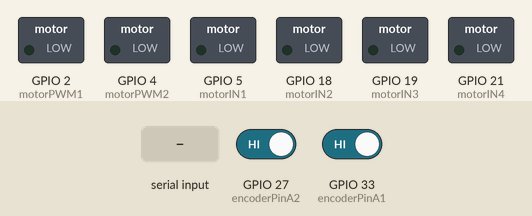
The sketch below on a simulated ESP32. Shown: switched loads named in the sketch (green lamp = pin HIGH). Inputs (shaded band) come from the test bench; at power-on: GPIO 27 (encoderPinA2) HIGH, GPIO 33 (encoderPinA1) HIGH. Nothing arrives over Bluetooth unless stated.

Above: at 1.2 s.
1.3 s: "encodeur 1 : \n" received over the second serial link
At 2.5 s:
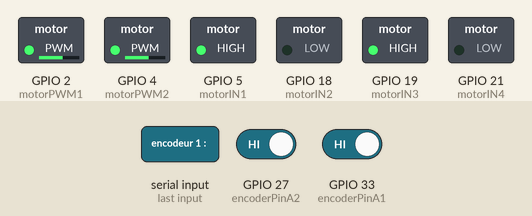
2.8 s: "encodeur 2 : \n" received over the second serial link
At 3.8 s:
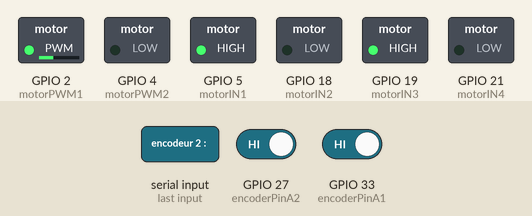
4.3 s: "3" received over the second serial link
At 4.8 s:
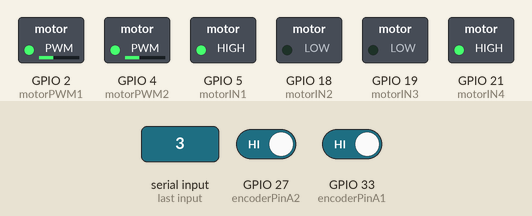
5.8 s: "4" received over the second serial link
At 7.0 s:
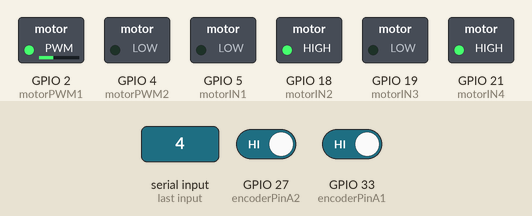
7.3 s: "5" received over the second serial link
At 8.3 s:
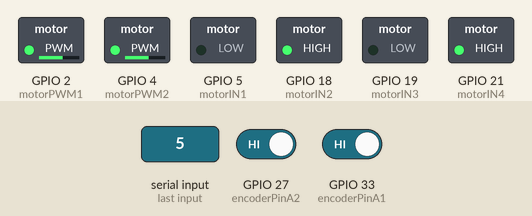
8.8 s: "6" received over the second serial link
At 9.5 s:
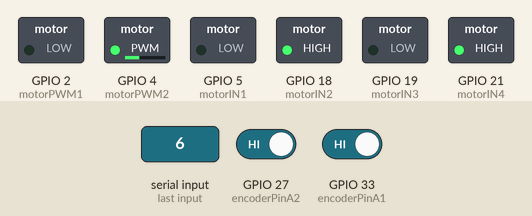
Timing chart, 0 to 11.3 s (numbered marks = the images above; inputs shaded):
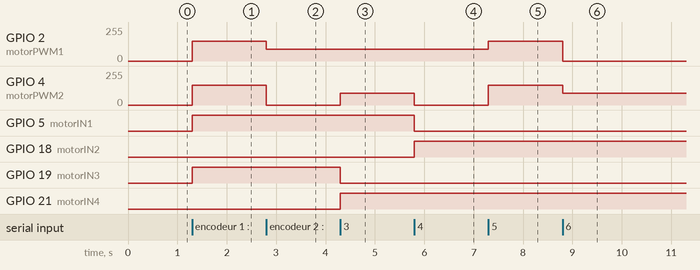

The sketch:

PAMI_V2.ino
```cpp
#include <Arduino.h>

#include "BluetoothSerial.h"
#if !defined(CONFIG_BT_ENABLED) || !defined(CONFIG_BLUEDROID_ENABLED)
#error Bluetooth is not enabled! Please run `make menuconfig` to and enable it
#endif
BluetoothSerial SerialBT;


// Broches du L298N
const int motorPWM1 = 2;
const int motorPWM2 = 4;
const int motorIN1 = 5;
const int motorIN2 = 18;
const int motorIN3 = 19;
const int motorIN4 = 21;

// Broches des encodeurs
const int encoderPinA1 = 33;
const int encoderPinB1 = 25;
const int encoderPinB2 = 26;
const int encoderPinA2 = 27;

volatile long encoderCount1 = 0;
volatile long encoderCount2 = 0;
int dif = 0;
int a = 0;
int corr = 0.05;
int vit = 150;
int vit2 = 90;

void setup() {
  pinMode(motorPWM1, OUTPUT);
  pinMode(motorPWM2, OUTPUT);
  pinMode(motorIN1, OUTPUT);
  pinMode(motorIN2, OUTPUT);
  pinMode(motorIN3, OUTPUT);
  pinMode(motorIN4, OUTPUT);

  pinMode(encoderPinA1, INPUT);
  pinMode(encoderPinA2, INPUT);
  pinMode(encoderPinB1, INPUT);
  pinMode(encoderPinB2, INPUT);

  attachInterrupt(digitalPinToInterrupt(encoderPinA1), updateEncoder1, RISING);
  attachInterrupt(digitalPinToInterrupt(encoderPinA2), updateEncoder2, RISING);

  // Serial.begin(9600);

  encoderCount1 = 0;
  encoderCount2 = 0;

  SerialBT.begin("PAMI 1"); //Bluetooth device name
  // Serial.println("The device started, now you can pair it with bluetooth!");
}

void loop() {
  // for (int i = 0; i < 15; i++) {
  //   Serial.println(); // Envoyer plusieurs retours à la ligne
  // }
  // Serial.print("encodeur 1 : ");
  // Serial.println(encoderCount1);
  // Serial.print("encodeur 2 : ");
  // Serial.println(encoderCount2);
  // Serial.print("dif : ");
  // Serial.println(dif);
  // delay(100);

  // if (SerialBT.connected()) droite(vit2, vit2);
  // else avancer(0, 0);

  if (SerialBT.available()) {
    // Serial.println("loop");
    int r = SerialBT.read();
    // Serial.print("input : ");
    // Serial.println(r);
    if(r == '1'){
      avancer(vit+corr*dif, vit-corr*dif);
      a = 1;
      // Serial.print("encodeur 1 : ");
      // Serial.println(encoderCount1);
      // Serial.print("encodeur 2 : ");
      // Serial.println(encoderCount2);
      // Serial.print("dif : ");
      // Serial.println(dif);
    }
    if(r == '2'){
      avancer(vit2, 0);
    }
    if(r == '3'){
      droite(vit2, vit2);
    }
    if(r == '4'){
      reculer(vit2, 0);
    }
    if(r == '5'){
      reculer(vit, vit);
    }
    if(r == '6'){
      reculer(0, vit2);
    }
    if(r == '7'){
      gauche(vit2, vit2);
    }
    if(r == '8'){
      avancer(0, vit2);
    }
    if(r == 'a'){
      encoderCount1 = 0;
      encoderCount2 = 0;
      dif=0;
      char cestpasbon=1;
      while(cestpasbon){
        int temp_dif=dif;
        avancer(150+a*dif, 150-a*dif);
        delay(500);
        if(abs(temp_dif - dif)<2) cestpasbon = 0;
      }
      corr = (int)(a*dif);
      r = 48;
    }

    if(r == 'b'){
      corr++;
    }
    if(r == 'd'){
      corr--;
    }
    if(r == 'c'){
      droite(60,60);
      /*
      int red = 700;
      delay(6000);
      avancer(vit, vit);
      delay(red);
      avancer(0, vit);
      delay(400);
      avancer(vit, vit);
      delay(red);
      reculer(vit, vit);
      delay(red);
      reculer(100, vit);
      delay(red);
      avancer(0,0);
      avancer(vit, vit);
      delay(red);
      avancer(0, vit);
      delay(400);
      avancer(vit, vit);
      delay(red);
      reculer(vit, vit);
      delay(red);
      reculer(100, vit);
      delay(red);
      avancer(0,0);
      avancer(vit, vit);
      delay(red);
      avancer(0, vit);
      delay(400);
      avancer(vit, vit);
      delay(red);
      reculer(vit, vit);
      delay(red);
      reculer(100, vit);
      delay(red);
      avancer(0,0);
      */
    }


    if(r == '0'){
      avancer(0, 0);
      a=0;
      // Serial.print("encodeur 1 : ");
      // Serial.println(encoderCount1);
      // Serial.print("encodeur 2 : ");
      // Serial.println(encoderCount2);
      // Serial.print("dif : ");
      // Serial.println(dif);
      // encoderCount1 = 0;
      // encoderCount2 = 0;
    }
  }

  /*
  avancer(150, 150);
  delay(1000);
  for(int i=0; i<5; i++){
    droite(150, 150);
    delay(1500);
    arret();
    delay(900);
  }
  */


  /*
  int vit = 0;
  encoderCount1 = 0;
  encoderCount2 = 0;
  while (vit<250){
    avancer(255-vit, vit);
    delay(100);
    vit++;
    Serial.print("Compteur Encoder 1 : ");
    Serial.println(encoderCount1);
    Serial.print("Compteur Encoder 2 : ");
    Serial.println(encoderCount2);
  }
  */
}


// int avancer2(int vm1, int vm2) {
//   digitalWrite(motorIN1, HIGH);
//   digitalWrite(motorIN2, LOW);
//   digitalWrite(motorIN3, HIGH);
//   digitalWrite(motorIN4, LOW);
//   analogWrite(motorPWM1, vm1);
//   analogWrite(motorPWM2, vm2);
//   return encoderCount2 - encoderCount1;
// }

void avancer(int vm1, int vm2) {
  digitalWrite(motorIN1, HIGH);
  digitalWrite(motorIN2, LOW);
  digitalWrite(motorIN3, HIGH);
  digitalWrite(motorIN4, LOW);
  analogWrite(motorPWM1, vm1);
  analogWrite(motorPWM2, vm2);
}

void reculer(int vm1, int vm2) {
  digitalWrite(motorIN1, LOW);
  digitalWrite(motorIN2, HIGH);
  digitalWrite(motorIN3, LOW);
  digitalWrite(motorIN4, HIGH);
  analogWrite(motorPWM1, vm1);
  analogWrite(motorPWM2, vm2);
}

void droite(int vm1, int vm2) {
  digitalWrite(motorIN1, HIGH);
  digitalWrite(motorIN2, LOW);
  digitalWrite(motorIN3, LOW);
  digitalWrite(motorIN4, HIGH);
  analogWrite(motorPWM1, vm1);
  analogWrite(motorPWM2, vm2);
}

void gauche(int vm1, int vm2) {
  digitalWrite(motorIN1, LOW);
  digitalWrite(motorIN2, HIGH);
  digitalWrite(motorIN3, HIGH);
  digitalWrite(motorIN4, LOW);
  analogWrite(motorPWM1, vm1);
  analogWrite(motorPWM2, vm2);
}

void arret() {
  digitalWrite(motorPWM1, LOW);
  digitalWrite(motorPWM2, LOW);
}

void updateEncoder1() {
  if (a==1){
    if (digitalRead(encoderPinB1) == digitalRead(encoderPinA1)) {
      encoderCount1++;
    } else {
      encoderCount1--;
    }
    dif = encoderCount2 - encoderCount1;
  }
}

void updateEncoder2() {
  if (a==1){
    if (digitalRead(encoderPinB2) == digitalRead(encoderPinA2)) {
      encoderCount2++;
    } else {
      encoderCount2--;
    }
  }
}
```

Measured:
- after the input at 1.3 s, GPIO 2 (motorPWM1), GPIO 4 (motorPWM2): 0/255 → 150/255 at once; GPIO 5 (motorIN1), GPIO 19 (motorIN3): LOW → HIGH at once
- after the input at 2.8 s, GPIO 2 (motorPWM1): 150/255 → 90/255 at once; GPIO 4 (motorPWM2): 150/255 → 0/255 at once
- after the input at 4.3 s, GPIO 4 (motorPWM2): 0/255 → 90/255 at once; GPIO 19 (motorIN3): HIGH → LOW at once; GPIO 21 (motorIN4): LOW → HIGH at once
- after the input at 5.8 s, GPIO 4 (motorPWM2): 90/255 → 0/255 at once; GPIO 5 (motorIN1): HIGH → LOW at once; GPIO 18 (motorIN2): LOW → HIGH at once
- after the input at 7.3 s, GPIO 2 (motorPWM1): 90/255 → 150/255 at once; GPIO 4 (motorPWM2): 0/255 → 150/255 at once
- after the input at 8.8 s, GPIO 2 (motorPWM1): 150/255 → 0/255 at once; GPIO 4 (motorPWM2): 150/255 → 90/255 at once
